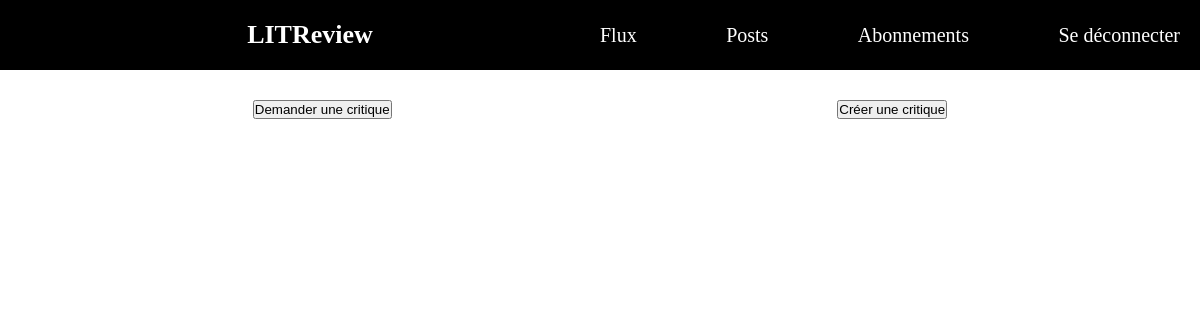
The app's page /flux/ (signed in), older data.
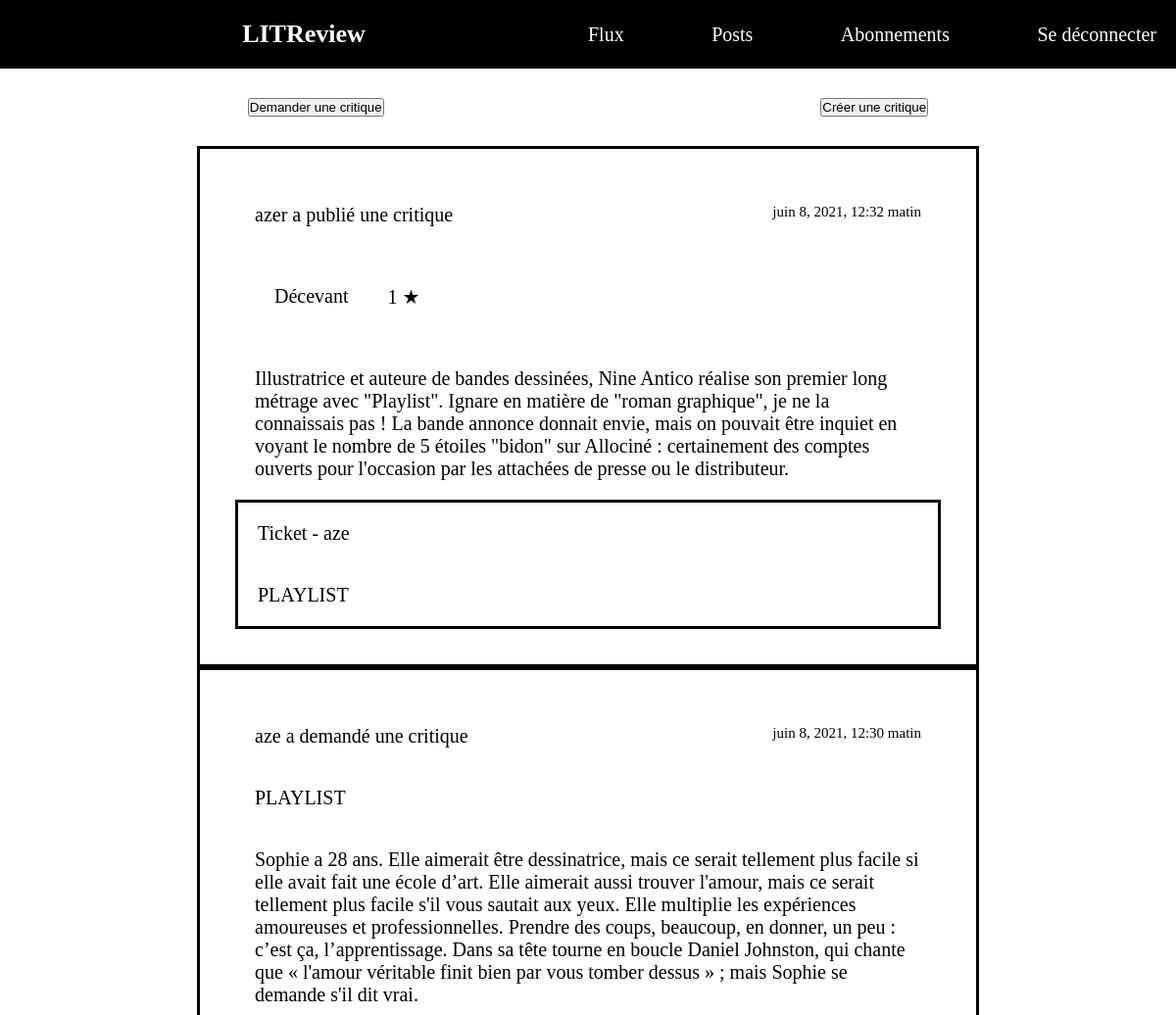
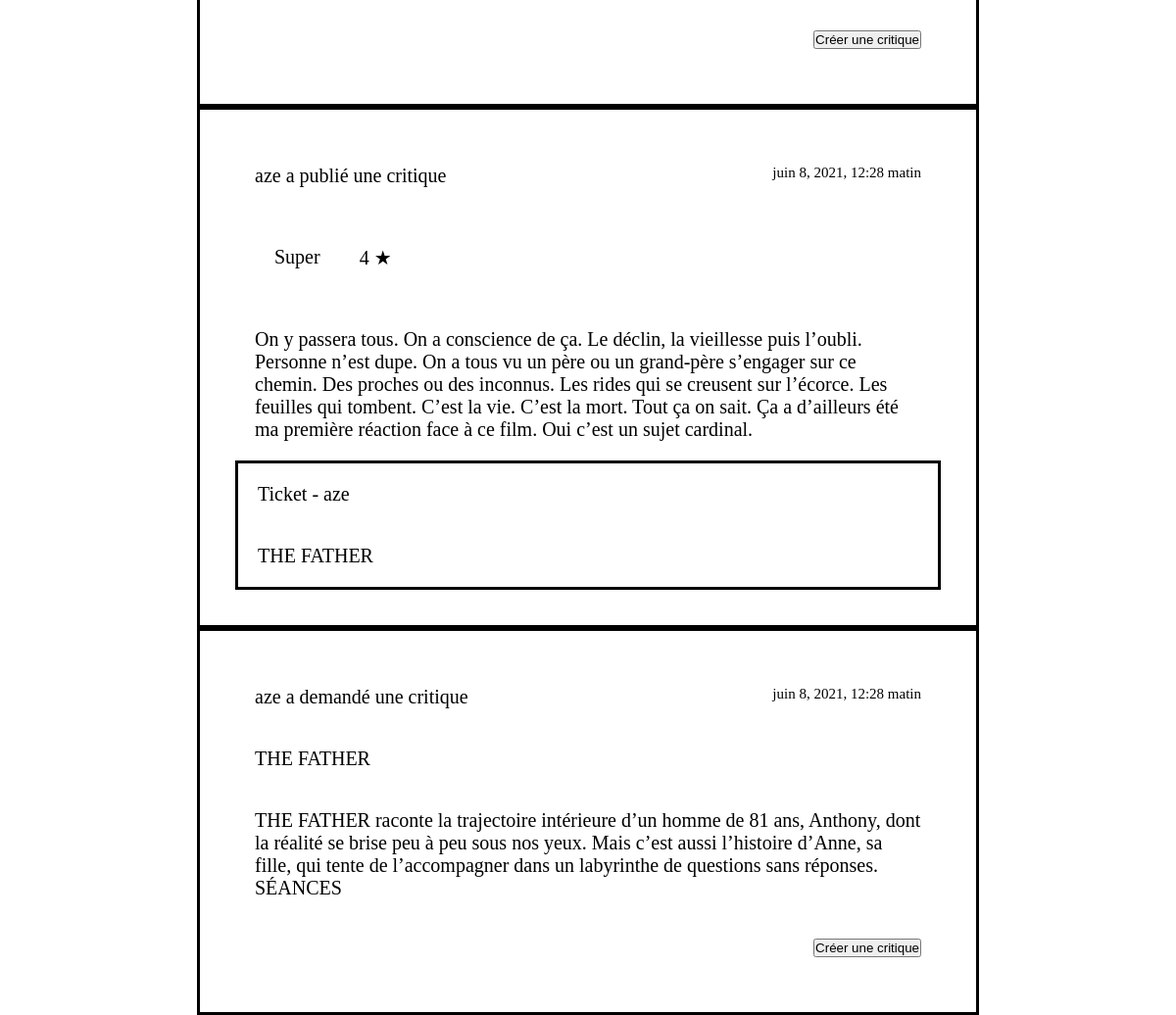
The same page, newer data (2 pictures, top to bottom).
### critics/models.py (models this page shows)
class Review(models.Model):
    ticket = models.ForeignKey(to=Ticket, on_delete=models.CASCADE)
    rating = models.PositiveSmallIntegerField(
        validators=[MinValueValidator(0), MaxValueValidator(5)],
    )
    headline = models.CharField(max_length=128)
    body = models.TextField(max_length=8192, blank=True)
    user = models.ForeignKey(to=settings.AUTH_USER_MODEL, on_delete=models.CASCADE)
    time_created = models.DateTimeField(auto_now_add=True)
    objects = ReviewManager()

### ticket/models.py (models this page shows)
class Ticket(models.Model):
    title = models.CharField(max_length=128)
    description = models.TextField(max_length=2048, blank=True)
    user = models.ForeignKey(to=settings.AUTH_USER_MODEL, on_delete=models.CASCADE)
    image = models.ImageField(null=True, blank=True)
    time_created = models.DateTimeField(auto_now_add=True)
    objects = TicketManager()

### critics/views.py (the view)
@login_required
def get_flux_view(request):
    if request.method == "GET":
        if "action" in request.GET:
            action = request.GET.get("action")
            if action == "logout":
                if request.user.is_authenticated:
                    logout(request)
                    return redirect(reverse_lazy("flux"))
    context = {"user": request.user}
    tickets = Ticket.objects.get_user_flux(request.user)
    reviews = Review.objects.get_user_flux(request.user)
    posts = sorted(
        chain(reviews, tickets), key=lambda post: post.time_created, reverse=True
    )
    context["posts"] = posts
    return render(request, "critics/flux.html", context)

### critics/models.py (called while the page is built)
    def get_by_user(self, username):
        reviews_by_user = self.filter(user=username)
        reviews_by_user = reviews_by_user.annotate(
            content_type=Value("REVIEW", CharField())
        )
        return reviews_by_user

    def get_user_flux(self, username):
        reviews_by_user = self.get_by_user(username)
        users_followed = UserFollows.objects.filter(user=username)
        reviews_by_followed_users = self.filter(
            user__in=Subquery(users_followed.values("followed_user"))
        )
        reviews_by_followed_users = reviews_by_followed_users.annotate(
            content_type=Value("REVIEW", CharField())
        )
        tickets_by_user = Ticket.objects.get_by_user(username)
        reviews_reply = self.filter(ticket__in=Subquery(tickets_by_user.values("id")))
        reviews_reply = reviews_reply.annotate(
            content_type=Value("REVIEW", CharField())
        )
        reviews = reviews_by_user.union(reviews_by_followed_users)
        reviews = reviews.union(reviews_reply)
        return reviews

### ticket/models.py (called while the page is built)
    def get_by_user(self, username):
        tickets_by_user = self.filter(user=username)
        tickets_by_user = tickets_by_user.annotate(
            content_type=Value("TICKET", CharField())
        )
        return tickets_by_user

    def get_user_flux(self, username):
        tickets_by_user = self.get_by_user(username)
        users_followed = UserFollows.objects.filter(user=username)
        tickets_by_followed_users = self.filter(
            user__in=Subquery(users_followed.values("followed_user"))
        )
        tickets_by_followed_users = tickets_by_followed_users.annotate(
            content_type=Value("TICKET", CharField())
        )
        tickets = tickets_by_user.union(tickets_by_followed_users)
        return tickets

### critics/templates/critics/flux.html (shortened to what this page needs)
{% extends 'base/base.html' %}
{% block content %}
<div class="button_container_flux">
    <div class="button_content">
        <form action="/ticket/create_ticket">
            <button type="submit">Demander une critique</button>
        </form>
    </div>
    <div class="button_content">
        <form action="/flux/create_review">
            <button type="submit">Créer une critique</button>
        </form>
    </div>
</div>
{% for post in posts %}
<div class="container_post">
    <div class=post>
        {% if post.content_type == 'TICKET' %}
        {% include 'critics/ticket.html' with ticket=post %}
        <div class="container_button_review">
            <form action="{% url 'review' ticket=post.pk %}">
                <button type="submit">Créer une critique</button>
            </form>
        </div>
        {% elif post.content_type == 'REVIEW' %}
        {% include 'critics/review.html' with review=post %}
        {% endif %}
    </div>
</div>
{% endfor %}
{% endblock %}

### litreview/templates/base/base.html (shortened to what this page needs)
<!DOCTYPE html>
<html lang="fr">
<head>
    {% load static %}
    <link rel="stylesheet" type="text/css" href="{% static 'base/css/style.css' %}" />
    <link rel="stylesheet" type="text/css" href="{% static 'base/css/style_headernav.css' %}" />
    <link rel="stylesheet" type="text/css" href="{% static 'base/css/style_flux.css' %}" />
    <link rel="stylesheet" type="text/css" href="{% static 'base/css/style_follow.css' %}" />
    <link rel="stylesheet" type="text/css" href="{% static 'base/css/style_ticket.css' %}" />
    <link rel="stylesheet" type="text/css" href="{% static 'base/css/style_review.css' %}" />
</head>
<body>
    <header class="main-head">
        <div class=content_title>
            <div class="main_title">LITReview</div>
        </div>
        <div class="content_nav">
            <a href="/flux/">Flux</a>
            <a href="/flux/myposts">Posts</a>
            <a href="/abonnements/">Abonnements</a>
            <a href="?action=logout">Se déconnecter</a>
        </div>
    </header>
    {% block content %}{% endblock %}
</body>
</html>

### critics/templates/critics/review.html (shortened to what this page needs)
<div class="review_date_user">
    <div class="review_user"> {{review.user}} a publié une critique</div>
    <div class="review_date">{{review.time_created}}</div>
</div>
<div class="review_title_rating">
    <div class="review_title"> {{review.headline}}</div>
    <div class="review_rating">{{review.rating}} &#9733</div>
</div>
<div class="review_body">
    {{review.body}}
</div>
<div class="review_ticket_container">
    <div class="review_ticket_user">
        Ticket - {{review.ticket.user}}
    </div>
    <div class="review_ticket_title">
        {{review.ticket.title}}
    </div>
</div>

### critics/templates/critics/ticket.html (shortened to what this page needs)
<div class="ticket_date_user">
    <div class="ticket_user"> {{ticket.user}} a demandé une critique</div>
    <div class="ticket_date">{{ticket.time_created}}</div>
</div>
<div class="ticket_title">
    {{ticket.title}}
</div>
<div class="ticket_description">
    {{ticket.description}}
</div>

### litreview/static/base/css/style.css (style rules this page uses)
* { margin: 0; padding: 0; }
@media screen and (min-width: 801px) { html { font-size: 62.5%; } }
a { color:darkblue; text-decoration: none; }
a:link { color: white; font-size: 2rem; }

### litreview/static/base/css/style_headernav.css (style rules this page uses)
.main-head { background: #000000; background-size: 100vw 20vh; color: #ffffff; align-items: center; padding: 2rem; display: flex; justify-content: space-around; }
.main_title { font-size: 2.6rem; font-weight: bold; }
.content_title { flex: 1; display: flex; justify-content: center; }
.content_nav { flex: 1; display: flex; justify-content: space-between; }

### litreview/static/base/css/style_flux.css (style rules this page uses)
.button_container_flux { display: flex; flex-direction: row; justify-content: space-around; padding: 3rem; }
.container_post { display: flex; justify-content: center; }
.post { border: black; border-style: solid; padding: 3vw; width: 60vw; }
.ticket_date_user { display: flex; direction: row; justify-content: space-between; padding: 2rem; }
.ticket_user { font-size: 2rem; }
.ticket_date { font-size: 1.5rem; }
.ticket_title { font-size: 2rem; padding: 2rem; }
.ticket_description { font-size: 2rem; padding: 2rem; }
.container_button_review { display: flex; justify-content: flex-end; padding: 2rem; }
.review_date_user { display: flex; direction: row; justify-content: space-between; padding: 2rem; }
.review_user { font-size: 2rem; }
.review_date { font-size: 1.5rem; }
.review_title_rating { display: flex; direction: row; justify-content: flex-start; padding: 2rem; }
.review_title { font-size: 2rem; padding: 2rem; }
.review_rating { font-size: 2rem; padding: 2rem; }
.review_body { font-size: 2rem; padding: 2rem; }
.review_ticket_container { border: black; border-style: solid; }
.review_ticket_user { font-size: 2rem; padding: 2rem; }
.review_ticket_title { font-size: 2rem; padding: 2rem; }

Row changes from the older to the newer data that the page shows:
added Review: user "azer", time_created "juin 8, 2021, 12:32 matin", headline "Décevant", rating "1", body "Illustratrice et auteure de bandes dessinées, Nine Antico réalise son premier long métrage avec \"Playlist\". Ignare en matière de \"roman graphique\", je ne la connaissais pas ! La bande annonce donnait envie, mais on pouvait être inquiet en voyant le nombre de 5 étoiles \"bidon\" sur Allociné : certainement des comptes ouverts pour l'occasion par les attachées de presse ou le distributeur.", ticket.user "aze", ticket "PLAYLIST"
added Ticket: user "aze", time_created "juin 8, 2021, 12:30 matin", title "PLAYLIST", description "Sophie a 28 ans. Elle aimerait être dessinatrice, mais ce serait tellement plus facile si elle avait fait une école d’art. Elle aimerait aussi trouver l'amour, mais ce serait tellement plus facile s'il vous sautait aux yeux. Elle multiplie les expériences amoureuses et professionnelles. Prendre des coups, beaucoup, en donner, un peu : c’est ça, l’apprentissage. Dans sa tête tourne en boucle Daniel Johnston, qui chante que « l'amour véritable finit bien par vous tomber dessus » ; mais Sophie se demande s'il dit vrai."
added Review: user "aze", time_created "juin 8, 2021, 12:28 matin", headline "Super", rating "4", body "On y passera tous. On a conscience de ça. Le déclin, la vieillesse puis l’oubli. Personne n’est dupe. On a tous vu un père ou un grand-père s’engager sur ce chemin. Des proches ou des inconnus. Les rides qui se creusent sur l’écorce. Les feuilles qui tombent. C’est la vie. C’est la mort. Tout ça on sait. Ça a d’ailleurs été ma première réaction face à ce film. Oui c’est un sujet cardinal.", ticket.user "aze", ticket "THE FATHER"
added Ticket: user "aze", time_created "juin 8, 2021, 12:28 matin", title "THE FATHER", description "THE FATHER raconte la trajectoire intérieure d’un homme de 81 ans, Anthony, dont la réalité se brise peu à peu sous nos yeux. Mais c’est aussi l’histoire d’Anne, sa fille, qui tente de l’accompagner dans un labyrinthe de questions sans réponses. SÉANCES"
